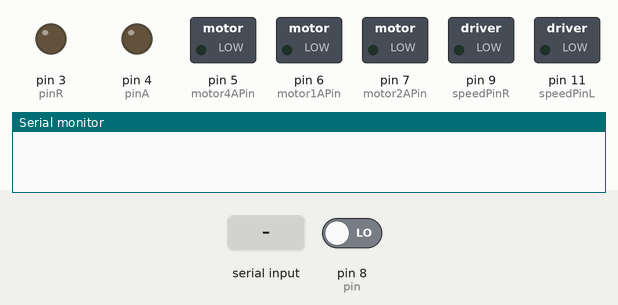
Recording of a sketch running on a simulated Arduino Uno, built with avr-gcc and run on an emulated ATmega328P. Shown: switched loads named in the sketch (green lamp = pin HIGH), output pins drawn as LEDs (lit = HIGH), the last lines printed to the serial monitor. The test bench sets the inputs (shaded band); at power-on: pin 8 (pin) LOW.

Above: at 1.2 s.
1.3 s: "b" received over Serial
At 2.1 s:
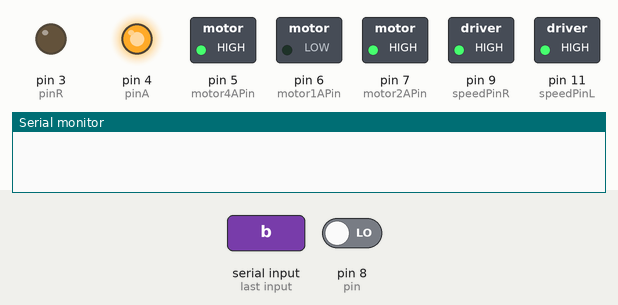
2.8 s: "d" received over Serial
At 3.2 s:
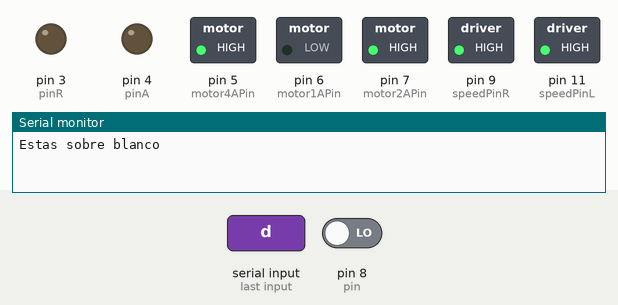
4.3 s: "a" received over Serial
At 5.5 s:
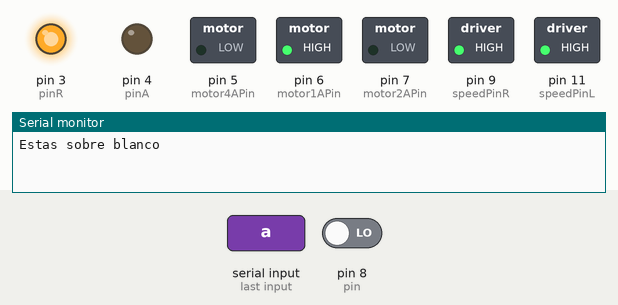
5.8 s: "c" received over Serial
At 6.7 s:
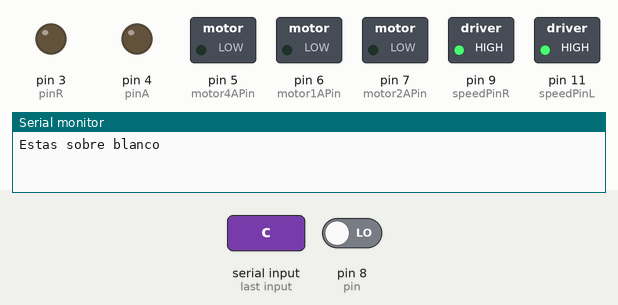
Timing chart, 0 to 8.3 s (numbered marks = the images above; inputs shaded):
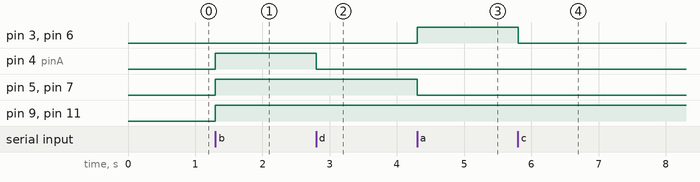

The sketch:

sketch_dec03e.ino
```cpp
#define pin 8


int pinR = 3;
int pinA = 4;
int speedPinL = 11;
int speedPinR = 9;
int motor1APin = 6; //motor 1
int motor2APin = 7;
int motor3APin = 4; //motor 2
int motor4APin = 5;
int speed_value_motor = 255;

void setup() {
  Serial.begin(9600);
  pinMode(speedPinR, OUTPUT);
  pinMode(speedPinL, OUTPUT);
  pinMode(motor1APin, OUTPUT);
  pinMode(motor2APin, OUTPUT);
  pinMode(motor3APin, OUTPUT);
  pinMode(motor4APin, OUTPUT);
  pinMode(pinR, OUTPUT);
  pinMode(pinA, OUTPUT);
}

void loop() {

  unsigned char comando = 0;
  if (Serial.available())
  {
    comando = Serial.read();
    if (comando == 'b')
    {


      digitalWrite(motor1APin, LOW);
      digitalWrite(motor2APin, HIGH);
      analogWrite(speedPinR, speed_value_motor);


      //control del motor 2
      digitalWrite(motor3APin, LOW);
      digitalWrite(motor4APin, HIGH);
      analogWrite(speedPinL, speed_value_motor);

      digitalWrite(pinA, HIGH);
      digitalWrite(pinR, LOW);


    }
    else if (comando == 'a')
    {


      digitalWrite(motor1APin, HIGH);
      digitalWrite(motor2APin, LOW);
      analogWrite(speedPinR, speed_value_motor);


      //control del motor 2
      digitalWrite(motor3APin, HIGH);
      digitalWrite(motor4APin, LOW);
      analogWrite(speedPinL, speed_value_motor);

      digitalWrite(pinA, LOW);
      digitalWrite(pinR, HIGH);


    }


    else if (comando == 'c')
    {


      digitalWrite(motor1APin, LOW);
      digitalWrite(motor2APin, LOW);
      analogWrite(speedPinR, speed_value_motor);


      //control del motor 2
      digitalWrite(motor4APin, LOW);
      digitalWrite(motor3APin, LOW);
      analogWrite(speedPinL, speed_value_motor);

      digitalWrite(pinA, LOW);
      digitalWrite(pinR, LOW);


    }

    else if (comando == 'd')
    {

      digitalWrite(pinA, LOW);
      digitalWrite(pinR, LOW);
      int lectura = readQD();
      if (lectura > 2000)
      {
        Serial.println("Estas sobre negro");
      }
      else
      {
        Serial.println("Estas sobre blanco");

      }
    }


  }

}

int readQD() {

  pinMode( pin, OUTPUT );
  digitalWrite( pin, HIGH );
  delayMicroseconds(10);
  pinMode( pin, INPUT );

  long time = micros();

  while (digitalRead(pin) == HIGH && micros() - time < 3000);
  int diff = micros() - time;

  return diff;
}
```

Measured:
- after the input at 1.3 s, pin 4 (pinA), pin 5 (motor4APin), pin 7 (motor2APin), pin 9 (speedPinR), pin 11 (speedPinL): LOW → HIGH at once
- after the input at 2.8 s, pin 4 (pinA): HIGH → LOW at once
- after the input at 4.3 s, pin 3 (pinR), pin 6 (motor1APin): LOW → HIGH at once; pin 5 (motor4APin), pin 7 (motor2APin): HIGH → LOW at once
- after the input at 5.8 s, pin 3 (pinR), pin 6 (motor1APin): HIGH → LOW at once
